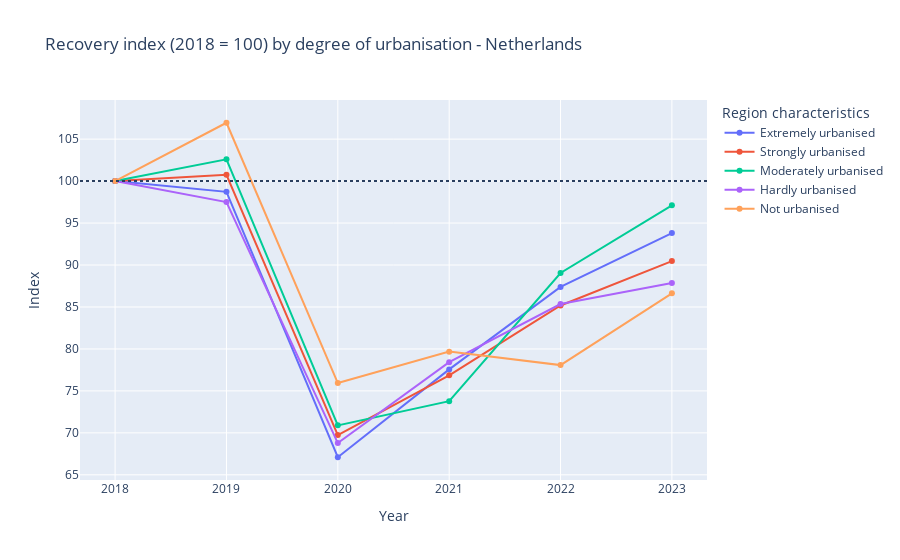

This figure's notebook cell:
### Markdown cell above
### Graph: Are there significant differences in the degree of recovery between urban and rural regions in the Netherlands?

### Code cell
# Define reference year and levels of urbanisation
ref_year = 2018
levels = ["Extremely urbanised","Strongly urbanised","Moderately urbanised","Hardly urbanised","Not urbanised"]

# Define the dataframe to show levels of urbanisation and travel performance per mode
df = (
    df_pres.loc[(df_pres["Modes of travel"] == "Total") & df_pres["Region characteristics"].isin(levels)]
           .assign(Periods=lambda d: pd.to_numeric(d["Periods"], errors="coerce"))
)

# Set a base index at 2018 and define this as the 100% mark for every region characteristic
base_per_level = df.loc[df["Periods"] == ref_year].set_index("Region characteristics")["Total travel"]
df["Index"] = df["Total travel"] / df["Region characteristics"].map(base_per_level) * 100

# Create the plot chart and add a line at the 100% index
fig1 = px.line(df, x="Periods", y="Index", color="Region characteristics", markers=True,
               title=f"Recovery index ({ref_year} = 100) by degree of urbanisation - Netherlands",
               labels={"Periods": "Year", "Index": "Index"})
fig1.add_hline(y=100, line_dash="dot")
fig1.show()

### Figure 1 — Plotly figure (JSON) as saved in the notebook; plotly's stock layout.template omitted (floating-point values rounded to 4 significant figures)
{"data": [{"hovertemplate": "Region characteristics=Extremely urbanised<br>Year=%{x}<br>Index=%{y}<extra></extra>", "legendgroup": "Extremely urbanised", "line": {"color": "#636efa", "dash": "solid"}, "marker": {"symbol": "circle"}, "mode": "lines+markers", "name": "Extremely urbanised", "orientation": "v", "showlegend": true, "type": "scatter", "x": [2018, 2019, 2020, 2021, 2022, 2023], "xaxis": "x", "y": [100.0, 98.72, 67.09, 77.56, 87.39, 93.8], "yaxis": "y"}, {"hovertemplate": "Region characteristics=Strongly urbanised<br>Year=%{x}<br>Index=%{y}<extra></extra>", "legendgroup": "Strongly urbanised", "line": {"color": "#EF553B", "dash": "solid"}, "marker": {"symbol": "circle"}, "mode": "lines+markers", "name": "Strongly urbanised", "orientation": "v", "showlegend": true, "type": "scatter", "x": [2018, 2019, 2020, 2021, 2022, 2023], "xaxis": "x", "y": [100.0, 100.8, 69.74, 76.85, 85.17, 90.47], "yaxis": "y"}, {"hovertemplate": "Region characteristics=Moderately urbanised<br>Year=%{x}<br>Index=%{y}<extra></extra>", "legendgroup": "Moderately urbanised", "line": {"color": "#00cc96", "dash": "solid"}, "marker": {"symbol": "circle"}, "mode": "lines+markers", "name": "Moderately urbanised", "orientation": "v", "showlegend": true, "type": "scatter", "x": [2018, 2019, 2020, 2021, 2022, 2023], "xaxis": "x", "y": [100.0, 102.6, 70.89, 73.78, 89.05, 97.12], "yaxis": "y"}, {"hovertemplate": "Region characteristics=Hardly urbanised<br>Year=%{x}<br>Index=%{y}<extra></extra>", "legendgroup": "Hardly urbanised", "line": {"color": "#ab63fa", "dash": "solid"}, "marker": {"symbol": "circle"}, "mode": "lines+markers", "name": "Hardly urbanised", "orientation": "v", "showlegend": true, "type": "scatter", "x": [2018, 2019, 2020, 2021, 2022, 2023], "xaxis": "x", "y": [100.0, 97.5, 68.79, 78.42, 85.36, 87.86], "yaxis": "y"}, {"hovertemplate": "Region characteristics=Not urbanised<br>Year=%{x}<br>Index=%{y}<extra></extra>", "legendgroup": "Not urbanised", "line": {"color": "#FFA15A", "dash": "solid"}, "marker": {"symbol": "circle"}, "mode": "lines+markers", "name": "Not urbanised", "orientation": "v", "showlegend": true, "type": "scatter", "x": [2018, 2019, 2020, 2021, 2022, 2023], "xaxis": "x", "y": [100.0, 107.0, 75.94, 79.68, 78.07, 86.63], "yaxis": "y"}], "layout": {"legend": {"title": {"text": "Region characteristics"}, "tracegroupgap": 0}, "shapes": [{"line": {"dash": "dot"}, "type": "line", "x0": 0, "x1": 1, "xref": "x domain", "y0": 100, "y1": 100, "yref": "y"}], "title": {"text": "Recovery index (2018 = 100) by degree of urbanisation - Netherlands"}, "xaxis": {"anchor": "y", "domain": [0, 1], "title": {"text": "Year"}}, "yaxis": {"anchor": "x", "domain": [0, 1], "title": {"text": "Index"}}}}
